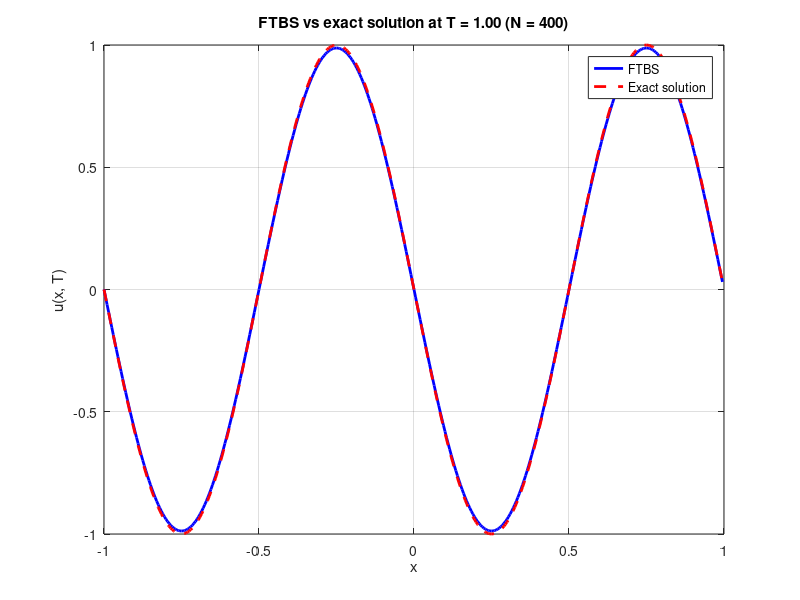
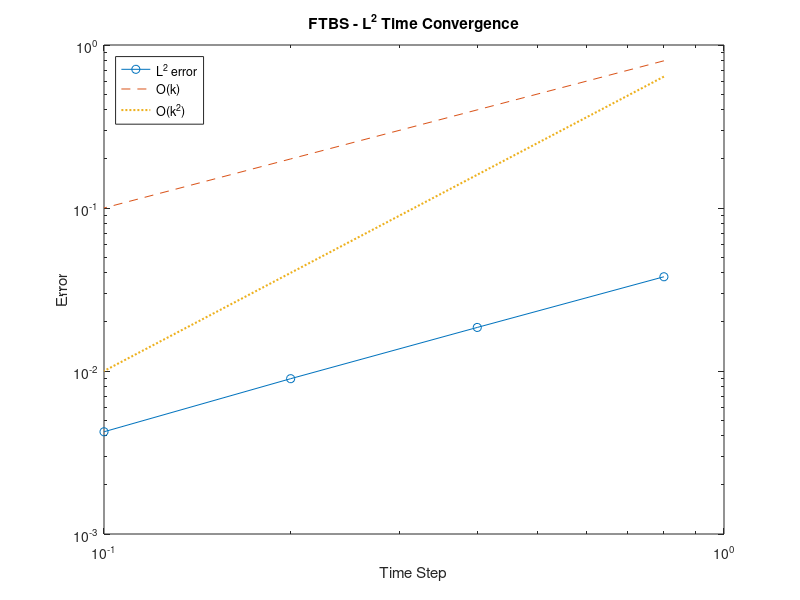
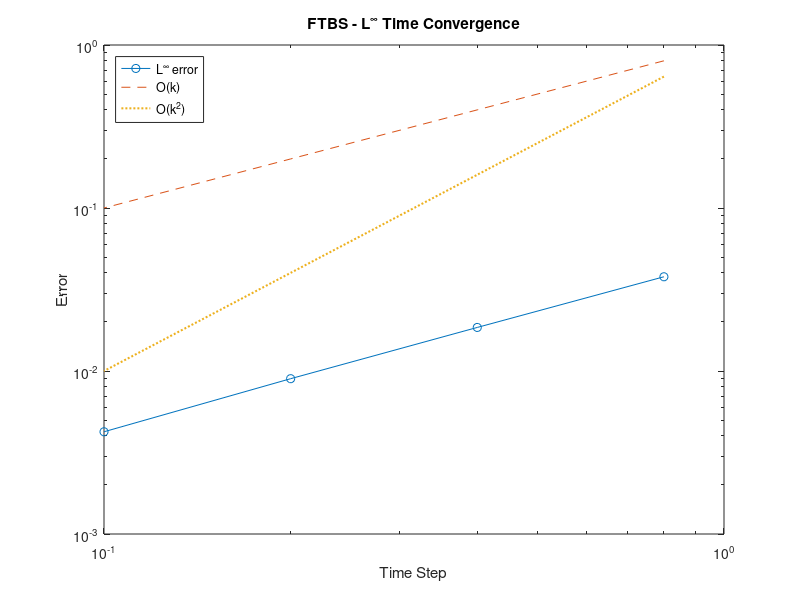
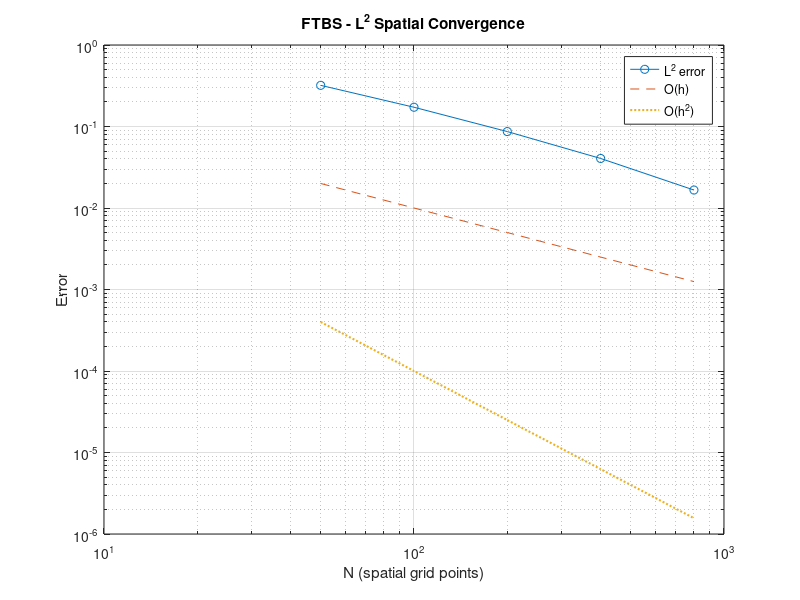

The MATLAB source for these figures, in order:
a = 0.5;                 
L = 2;                   
T = 1;                  

grid_points = [50, 100, 200, 300, 400]; 
errors = zeros(size(grid_points));


for idx = 1:length(grid_points)
    N = grid_points(idx);
    dx = L / N;
    x = linspace(-1, 1, N+1); 
    x(end) = [];              

    
    CFL = 0.75;                  
    dt = CFL * dx / a;
    Nt = round(T/dt);         
    dt = T / Nt;              

    
    u = sin(2*pi*x);


    for n = 1:Nt
        u_previous = [u(end), u(1:end-1)]; 
        u = u - (a*dt/dx) * (u - u_previous);
    end

    u_exact = sin(2*pi*(x - a*T));

    if idx == length(grid_points)
        figure;
        plot(x, u, 'b-', 'LineWidth', 2); hold on;
        plot(x, u_exact, 'r--', 'LineWidth', 2);
        legend('FTBS', 'Exact solution');
        xlabel('x'); ylabel('u(x, T)');
        title(sprintf('FTBS vs exact solution at T = %.2f (N = %d)', T, N));
        grid on;
    end

    % u_exact is continuous function
    errors(idx) = sqrt(sum((u - u_exact).^2) * dx);
end



%%

% Temporal Convergence

clc; clear; close all;


a = 0.5;


L = 2;               
T = 1;               

% Fixed spatial grid
N = 400;             
dx = L / N;
x = linspace(-1, 1, N+1); 
x(end) = [];         

cfl_scales = [0.8, 0.4, 0.2, 0.1];  
L2_errors = zeros(size(cfl_scales));
Linf_errors = zeros(size(cfl_scales));

% Reference solution 
cfl_ref = 0.01;                               
dt_ref = cfl_ref * dx / a;
Nt_ref = round(T / dt_ref);
dt_ref = T / Nt_ref;

u_ref = sin(2*pi*x);                           

for n = 1:Nt_ref
    u_prev = [u_ref(end), u_ref(1:end-1)];     
    u_ref = u_ref - (a*dt_ref/dx) * (u_ref - u_prev);
end

% Loop over time step sizes 
for idx = 1:length(cfl_scales)
    cfl = cfl_scales(idx);
    dt = cfl * dx / a;
    Nt = round(T / dt);
    dt = T / Nt;

    u = sin(2*pi*x);

    for n = 1:Nt
        u_prev = [u(end), u(1:end-1)];
        u = u - (a*dt/dx) * (u - u_prev);
    end

    residual = u - u_ref;
    L2_errors(idx) = sqrt(dx) * norm(residual, 2);
    Linf_errors(idx) = norm(residual, Inf);
end

% Plot convergence
figure;
loglog(cfl_scales, L2_errors, 'o-', ...
       cfl_scales, cfl_scales, '--', ...
       cfl_scales, cfl_scales.^2, ':', 'LineWidth', 1.5);
legend('L^2 error','O(k)','O(k^2)', 'Location','northwest');
xlabel('Time Step'); ylabel('Error'); title('FTBS - L^2 Time Convergence');

figure;
loglog(cfl_scales, Linf_errors, 'o-', ...
       cfl_scales, cfl_scales, '--', ...
       cfl_scales, cfl_scales.^2, ':', 'LineWidth', 1.5);
legend('L^\infty error','O(k)','O(k^2)', 'Location','northwest');
xlabel('Time Step'); ylabel('Error'); title('FTBS - L^\infty Time Convergence');

% Convergence rates
rates_L2 = log2(L2_errors(1:end-1) ./ L2_errors(2:end));
rates_Inf = log2(Linf_errors(1:end-1) ./ Linf_errors(2:end));
disp('L2 convergence rates:'); disp(rates_L2);
disp('Linf convergence rates:'); disp(rates_Inf);




%%

% Spatial Convergence

clc; clear; close all;

a = 0.5;
T = 1;                   
dt_fixed = 0.00125;      
Nt = round(T / dt_fixed);
dt = T / Nt;             

% Spatial resolutions
N_values = [50, 100, 200, 400, 800];
L2_errors = zeros(size(N_values));
Linf_errors = zeros(size(N_values));

% Reference solution 
N_ref = 2500;
dx_ref = 2 / N_ref;
x_ref = linspace(-1, 1, N_ref+1); x_ref(end) = [];
u_ref = sin(2*pi*x_ref);

for n = 1:Nt
    u_prev = [u_ref(end), u_ref(1:end-1)];
    u_ref = u_ref - (a * dt / dx_ref) * (u_ref - u_prev);
end

% Loop over spatial resolutions
for idx = 1:length(N_values)
    N = N_values(idx);
    dx = 2 / N;
    x = linspace(-1, 1, N+1); x(end) = [];
    u = sin(2*pi*x);

    for n = 1:Nt
        u_prev = [u(end), u(1:end-1)];
        u = u - (a * dt / dx) * (u - u_prev);
    end

    % Interpolate reference onto coarse grid
    u_ref_interp = interp1(x_ref, u_ref, x, 'spline');

    residual = u - u_ref_interp;
    L2_errors(idx) = sqrt(dx) * norm(residual, 2);
    Linf_errors(idx) = norm(residual, Inf);
end

% Plot convergence 
figure;
loglog(N_values, L2_errors, 'o-', ...
       N_values, 1./N_values, '--', ...
       N_values, 1./(N_values.^2), ':', 'LineWidth', 1.5);
legend('L^2 error','O(h)','O(h^2)', 'Location','northeast');
xlabel('N (spatial grid points)'); ylabel('Error');
title('FTBS - L^2 Spatial Convergence'); grid on;

figure;
loglog(N_values, Linf_errors, 'o-', ...
       N_values, 1./N_values, '--', ...
       N_values, 1./(N_values.^2), ':', 'LineWidth', 1.5);
legend('L^\infty error','O(h)','O(h^2)', 'Location','northeast');
xlabel('N (spatial grid points)'); ylabel('Error');
title('FTBS - L^\infty Spatial Convergence'); grid on;

% Print observed convergence rates ===
rates_L2 = log2(L2_errors(1:end-1) ./ L2_errors(2:end));
rates_Inf = log2(Linf_errors(1:end-1) ./ Linf_errors(2:end));
disp('L2 convergence rates:'); disp(rates_L2);
disp('Linf convergence rates:'); disp(rates_Inf);

